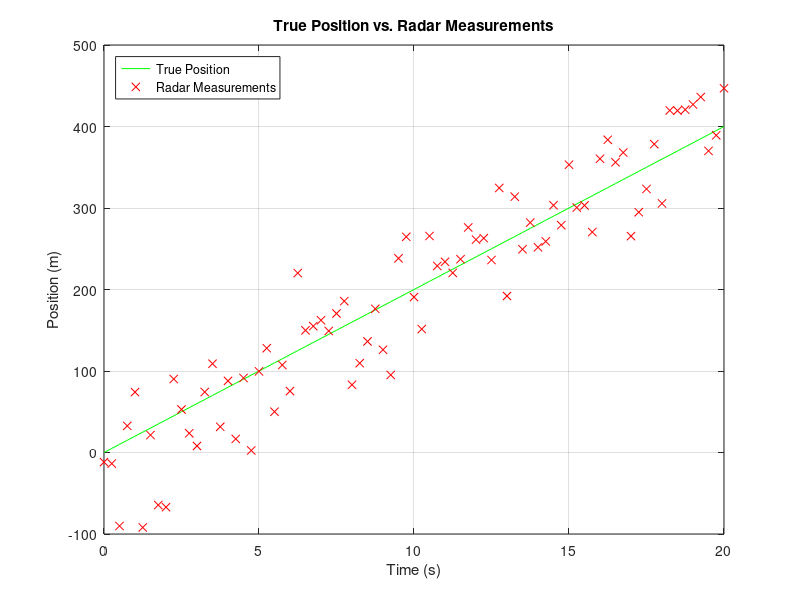
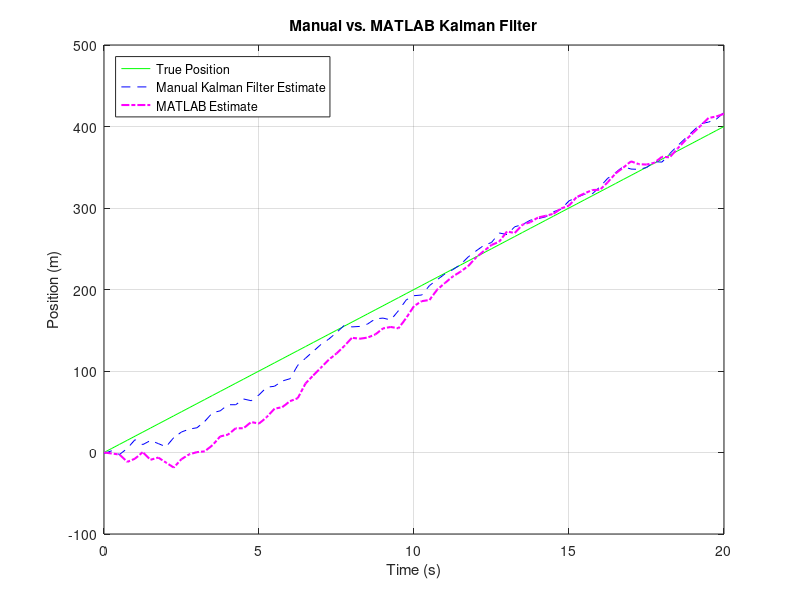
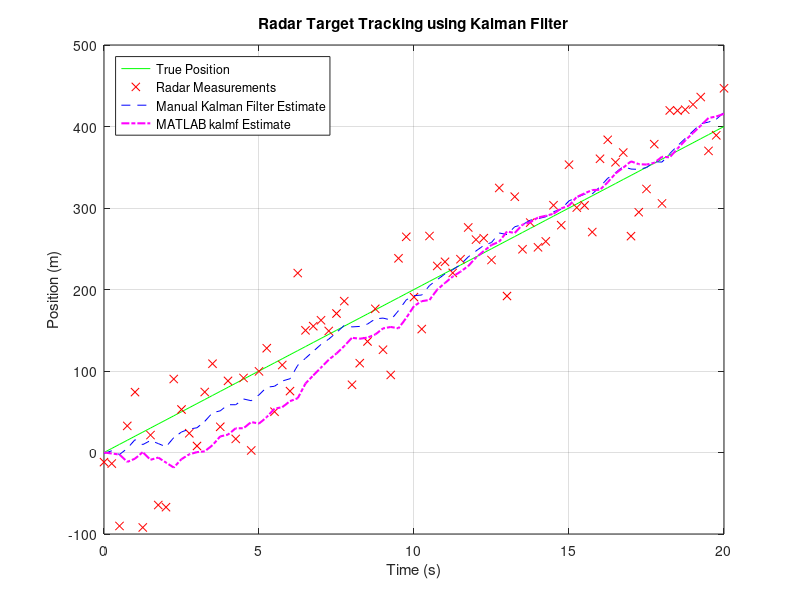

MATLAB code to generate these figures, in order:
%% Title: Graduate Project 2 (Radar Signal Filtering)
%
% * Objective: The objective of this project is to generate a simple linear
%              equation of motion and have a kalman filter estimate its 
%              position based on noise measurements. A target is being
%              tracked traveling at a constant speed of 20 m/s and is
%              attempting to scramble its position. Through the use of a
%              kalman filter, the targets position can located based on
%              estimation. This serves as a fundamental demonstration of
%              how a kalman filter works to extract the location of its
%              picked target. 
%              
% * Name: John Schatzel
% 
% * Date: 4/30/2025
% * Course: ECEN 5830

close all
clc
clear all

%% Data Section
dt = 0.25;                        % sampling interval, smaller dt = better filter tracking
t = 0:dt:20;                      % timing vector
initial_position = 0;             % initial position
velocity = 20;                    % 20 m/s constant velocity
mn = 50;           % standard deviation of measurement noise

%% Target motion equation and noise addition
% true state (constant velocity motion)
true_position = initial_position + velocity*t;

% simulate radar measurements
radar_measurements = true_position + mn*randn(size(t));

%% State Space Model Definition
% define state-space model

% value of '1' indicates that the new position/velocity depends 100% on the old position
% dt is the position over time
A = [1 dt; 0 1];                  % state transition matrix (position updated by velocity, velocity constant)

% value of '0' indicates there is nothing else controlling the position of
% the target over time
B = [0; 0];                       % control input matrix (no external control input)

% this indicates we are only measuring the position over time, not the
% velocity 
C = [1 0];                        % measurement matrix

% value set to '0' because there is no control input directly being passed
% to the output
D = 0;                            % direct transmission matrix

% value of '1' denotes there is slight disturbance in pos. and velo.
% higher variance than '1' = more disturbance
% value of '0' denotes there is no direct from pos. to velo. and vice versa
% noise covariance matrices
Q = [1 0; 0 1];               % process noise covariance (uncertainty in model dynamics)
R = mn^2;                     % measurement noise covariance (uncertainty in sensor measurements)

% create state-space system and Kalman filter
% NOTE: In the simulated system, B = [0; 0] and D = 0 because there is 
% no true control input.

% However, for Kalman filter design, we use B = eye(2) and D = zeros(1,2) 
% to model process noise entering the position and velocity states 
% independently.
sys = ss(A, eye(2), C, zeros(1,2), dt); % define system with separate noise inputs

%% MATLAB Kalman Filter Command
[kalmf, L, P] = kalman(sys, Q, R); % MATLAB generated kalman filter, 
% kalmf = Kalman filter system
% L = Kalman Gain (NOT DIRECTLY USED)
% P = Steady-state error covariance

% Simulate kalmf on radar measurements
[y, time, x_kalmf_estimates] = lsim(kalmf, radar_measurements, t);
% y = output (NOT DIRECTLY USED)
% time = same timing vector as 't'
% x_kalmf_estimates = internal states at each time step

%% Manual Kalman Filter Implementation

% Initialize state and covariance
X_est = [0; 20];        % Initial position and velocity (or [0; 20] if you prefer)
P_est = P;             % Initial covariance estimate

% Preallocate for storage
X_estimates = zeros(2, length(t));

% Portion followed example on MathWorks website
% kalman filter loop
for k = 1:length(t)
    % Measurement Update (Correction step)
    K = P_est * C' / (C * P_est * C' + R);    % Kalman Gain
    X_est = X_est + K * (radar_measurements(k) - C * X_est); % Corrected state
    P_est = (eye(2) - K * C) * P_est;          % Corrected covariance

    % Store corrected estimate
    X_estimates(:, k) = X_est;

    % Time Update (Prediction step)
    X_est = A * X_est;             % Predict next state
    P_est = A * P_est * A' + Q;    % Predict next covariance
end


%% Plots

% True Position vs. Noisy Measurements
figure
plot(t, true_position, 'g-', ...
     t, radar_measurements, 'rx')

legend('True Position', 'Radar Measurements', 'location', 'northwest');
xlabel('Time (s)');
ylabel('Position (m)');
title('True Position vs. Radar Measurements');
grid on;

% Kalman Filter Plots Against True Position
figure;
plot(t, true_position, 'g-', ...
     t, X_estimates(1,:), 'b--', ...
     t, x_kalmf_estimates(:,1), 'm-.', 'LineWidth', 1.5);
legend('True Position', 'Manual Kalman Filter Estimate', 'MATLAB Estimate', 'location', 'northwest');
xlabel('Time (s)');
ylabel('Position (m)');
title('Manual vs. MATLAB Kalman Filter');
grid on;

% Kalman Filters vs. True Position vs. Noisy Measurements
figure;
plot(t, true_position, 'g-', ...
     t, radar_measurements, 'rx', ...
     t, X_estimates(1,:), 'b--', ...
     t, x_kalmf_estimates(:,1), 'm-.', 'LineWidth', 1.5);
legend('True Position', 'Radar Measurements', 'Manual Kalman Filter Estimate', 'MATLAB kalmf Estimate', 'location', 'northwest');
xlabel('Time (s)');
ylabel('Position (m)');
title('Radar Target Tracking using Kalman Filter');
grid on;

%% Kalman Filter Accuracy Checks
% Extract position estimates
man_est   = X_estimates(1,:).';        % Manual KF position (Nx1)
kalmf_est = x_kalmf_estimates(:,1);    % MATLAB kalmf position (Nx1)
truth     = true_position(:);          % True position (Nx1)

% MAPE: Mean Absolute Percentage Error
% ACC: Accuracy

% Mask out zero values in truth to avoid divide-by-zero in MAPE
mask = truth ~= 0;

% Manual KF metrics
MAPE_manual = mean(abs((man_est(mask) - truth(mask)) ./ truth(mask))) * 100;
ACC_manual  = 100 - MAPE_manual;

% MATLAB kalmf metrics
MAPE_kalmf = mean(abs((kalmf_est(mask) - truth(mask)) ./ truth(mask))) * 100;
ACC_kalmf  = 100 - MAPE_kalmf;

% Print results
fprintf('Manual Kalman Filter: \nMAPE: %.2f%% \nAccuracy: %.2f%%\n', MAPE_manual, ACC_manual);
fprintf('\nMATLAB kalmf Command: \nMAPE: %.2f%% \nAccuracy: %.2f%%\n', MAPE_kalmf, ACC_kalmf);
